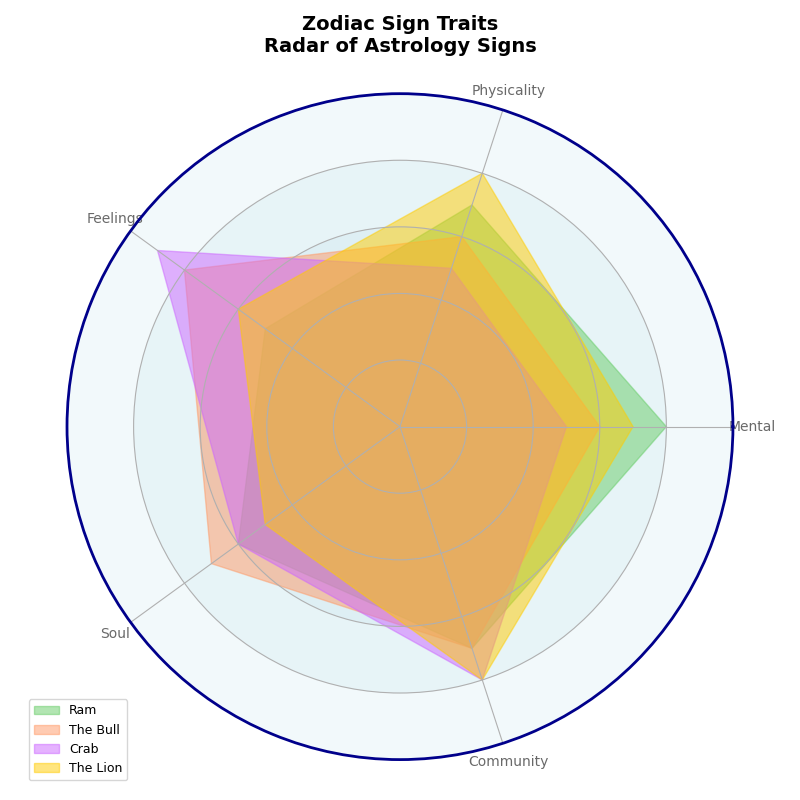

Reproduce this figure in Python.
import numpy as np
import matplotlib.pyplot as plt
from matplotlib.patches import Circle

categories = ['Mental', 'Physicality', 'Feelings', 'Soul', 'Community']

aries = [8, 7, 5, 6, 7]
taurus = [6, 6, 8, 7, 7]
cancer = [5, 5, 9, 6, 8]
leo = [7, 8, 6, 5, 8]

zodiac_data = np.array([aries, taurus, cancer, leo])
labels = ['Ram', 'The Bull', 'Crab', 'The Lion']

num_vars = len(categories)
angles = np.linspace(0, 2 * np.pi, num_vars, endpoint=False).tolist()
angles += angles[:1]

def plot_radar(ax, data, colors, labels):
    for idx, d in enumerate(data):
        values = d.tolist()
        values += values[:1]
        ax.fill(angles, values, color=colors[idx], alpha=0.5, label=labels[idx])

fig, ax = plt.subplots(figsize=(8, 8), subplot_kw=dict(polar=True))

# Shuffled colors assignment for each data group
colors = ['#66cc66', '#ff9966', '#cc66ff', '#ffcc00']
plot_radar(ax, zodiac_data, colors, labels)

plt.xticks(angles[:-1], categories, color='dimgray', size=10)
ax.set_yticklabels([])
ax.set_ylim(0, 10)

for y in range(2, 11, 2):
    ax.add_patch(Circle((0, 0), y, transform=ax.transData._b, color='lightblue', alpha=0.15, lw=0.5, zorder=0))
    ax.text(y, -y*0.05, str(y), horizontalalignment='center', color='grey', size=10)

ax.spines['polar'].set_visible(True)
ax.spines['polar'].set_color('darkblue')
ax.spines['polar'].set_linewidth(2)

ax.set_title('Zodiac Sign Traits\nRadar of Astrology Signs', size=14, fontweight='bold', pad=30)
ax.legend(loc='best', bbox_to_anchor=(0.1, 0.1), fontsize=9)

plt.tight_layout()
plt.show()
